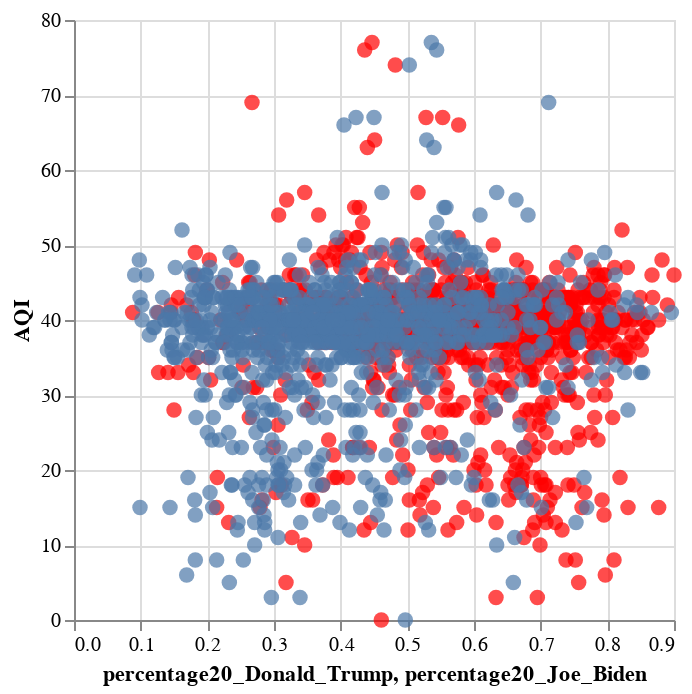

This figure's notebook cell:
### Code cell
trump + biden

### Figure 1 — Vega-Lite specification as saved in the notebook (floating-point values rounded to 4 significant figures; data arrays with more than 128 entries replaced by an {"elided": "..."} marker saying what was removed)
{"config": {"view": {"continuousWidth": 300, "continuousHeight": 300}}, "layer": [{"mark": {"type": "circle", "color": "red", "size": 60}, "encoding": {"x": {"field": "percentage20_Donald_Trump", "type": "quantitative"}, "y": {"field": "AQI", "type": "quantitative"}}}, {"mark": {"type": "circle", "size": 60}, "encoding": {"x": {"field": "percentage20_Joe_Biden", "type": "quantitative"}, "y": {"field": "AQI", "type": "quantitative"}}}], "data": {"name": "data-974d8b3b1e05bf63a0fb5c0d7623912f"}, "$schema": "https://vega.github.io/schema/vega-lite/v5.15.1.json", "datasets": {"data-974d8b3b1e05bf63a0fb5c0d7623912f": {"elided": "966 records"}}}
